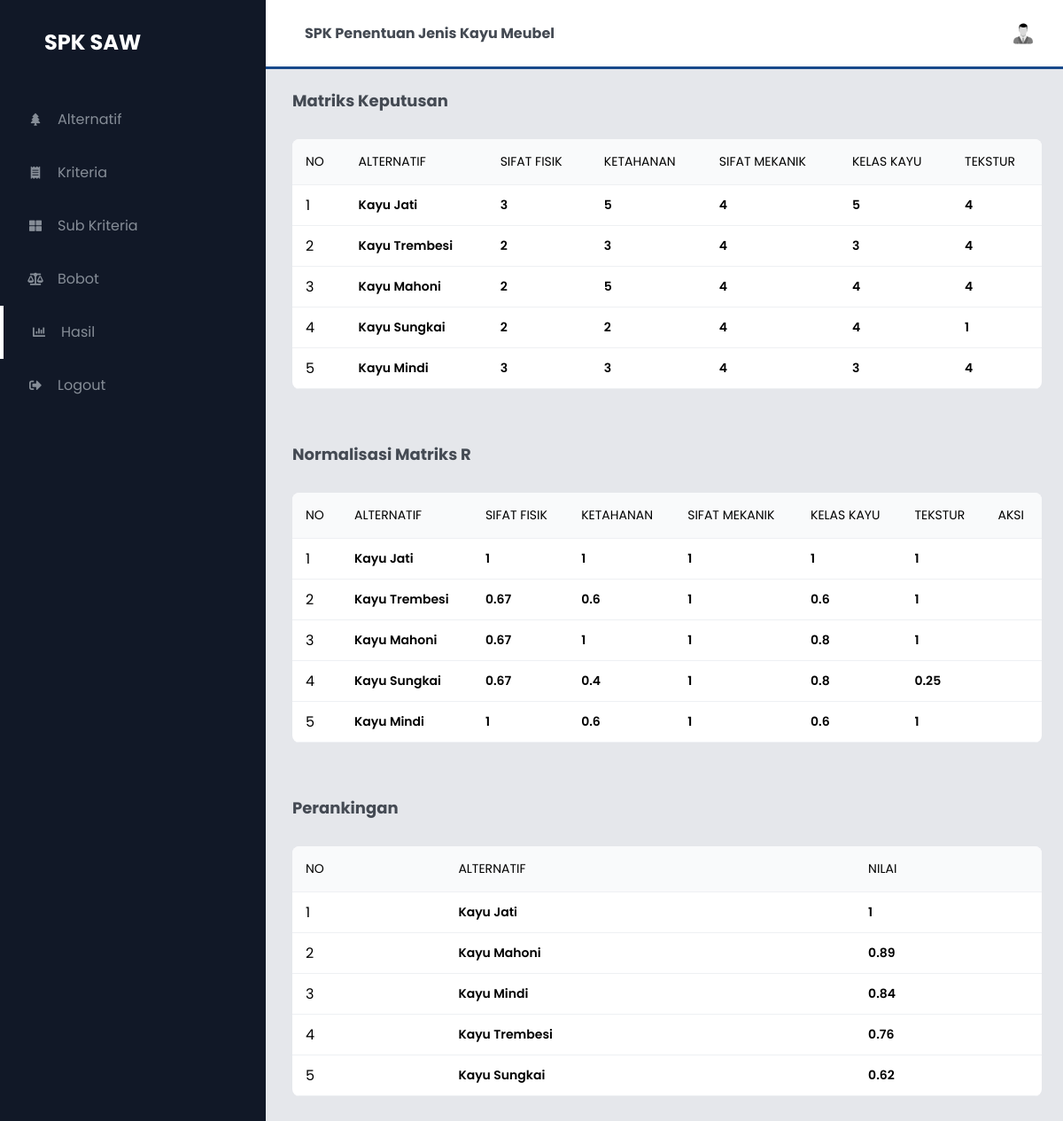
Page /hasil.php (signed in) on the committed database.
### tables this page shows
CREATE TABLE `bobot` (
  `id_bobot` int(11) NOT NULL,
  `alternatif` varchar(100) NOT NULL,
  `sifat_fisik` int(11) NOT NULL,
  `ketahanan` int(11) NOT NULL,
  `sifat_mekanik` int(11) NOT NULL,
  `kelas_kayu` int(11) NOT NULL,
  `tekstur` int(11) NOT NULL
);

CREATE TABLE `ranking` (
  `id_perangkingan` int(11) NOT NULL,
  `alternatif` varchar(100) NOT NULL,
  `nilai` float NOT NULL
);

### hasil.php (the view, shortened to what this page needs)
<?php include 'components/head.php'; ?>
<body>
<?php include 'components/sidebar.php'; ?>
    <section id="interface">
<?php include 'components/navbar.php'; ?>
        <h3 class="judul-hasil">
            Matriks Keputusan
        </h3>
        <div class="board">
            <table width="100%">
                <thead>
                    <tr>
                        <td>No</td>
                        <td>Alternatif</td>
                        <td>Sifat Fisik</td>
                        <td>Ketahanan</td>
                        <td>Sifat Mekanik</td>
                        <td>Kelas Kayu</td>
                        <td>Tekstur</td>
                    </tr>
                </thead>
                <tbody>
                    <?php
                        $query="SELECT * FROM bobot";
                        $execute = $conn->query($query);
                        if ($execute->num_rows > 0){
                            $no=1;
                            while($data=$execute->fetch_array(MYSQLI_ASSOC)){
                                echo"
                                <tr>
                                    <td>$no</td>
                                    <td><h5>$data[alternatif]</h5></td>
                                    <td><h5>$data[sifat_fisik]</h5></td>
                                    <td><h5>$data[ketahanan]</h5></td>
                                    <td><h5>$data[sifat_mekanik]</h5></td>
                                    <td><h5>$data[kelas_kayu]</h5></td>
                                    <td><h5>$data[tekstur]</h5></td>
                                </tr>";
                                $no++;
                            }
                        }else{
                            echo "<tr><td  class='text-center text-green' colspan='4'><b>Kosong</b></td></tr>";
                        }
                    ?>
                </tbody>
            </table>
        </div>
        <h3 class="judul-hasil-2">
            Normalisasi Matriks R
        </h3>
        <div class="board">
            <table width="100%">
                <thead>
                    <tr>
                        <td>No</td>
                        <td>Alternatif</td>
                        <td>Sifat Fisik</td>
                        <td>Ketahanan</td>
                        <td>Sifat Mekanik</td>
                        <td>Kelas Kayu</td>
                        <td>Tekstur</td>
                        <td>Aksi</td>
                    </tr>
                </thead>
                <tbody>
                <?php
                    $sql = "SELECT*FROM bobot";
                    $hasil = $conn->query($sql);
                    $rows = $hasil->num_rows;
                    if ($rows > 0) {
                        $b = 0;
                        $C2 = '';
                        $C3 = '';
                        $C4 = '';
                        $C5 = '';
                        $C6 = '';
                        $sql = "SELECT*FROM bobot ORDER BY sifat_fisik DESC";
                        $hasil = $conn->query($sql);
                        $row = $hasil->fetch_row();
                        $C2 = $row[2];
                        $sql = "SELECT*FROM bobot ORDER BY ketahanan DESC";
                        $hasil = $conn->query($sql);
                        $row = $hasil->fetch_row();
                        $C3 = $row[3];
                        $sql = "SELECT*FROM bobot ORDER BY sifat_mekanik DESC";
                        $hasil = $conn->query($sql);
                        $row = $hasil->fetch_row();
                        $C4 = $row[4];
                        $sql = "SELECT*FROM bobot ORDER BY kelas_kayu DESC";
                        $hasil = $conn->query($sql);
                        $row = $hasil->fetch_row();
                        $C5 = $row[5];
                        $sql = "SELECT*FROM bobot ORDER BY tekstur DESC";
                        $hasil = $conn->query($sql);
                        $row = $hasil->fetch_row();
                        $C6 = $row[6];
                    } else {
                        echo "<tr>
                            <td>Data Tidak Ada</td>
                        <tr>";
                    }
                    $sql = "SELECT*FROM bobot";
                    $hasil = $conn->query($sql);
                    $rows = $hasil->num_rows;
                    if ($rows > 0) {
                        while ($row = $hasil->fetch_row()) {
                    ?>
                            <tr id='data'>
                                <td><?php echo $b = $b + 1; ?></td>
                                <td><h5><?= $row[1] ?></h5></td>
                                <td><h5><?= round($row[2] / $C2, 2) ?></h5></td>
                                <td><h5><?= round($row[3] / $C3, 2) ?></h5></td>
                                <td><h5><?= round($row[4] / $C4, 2) ?></h5></td>
                                <td><h5><?= round($row[5] / $C5, 2) ?></h5></td>
                                <td><h5><?= round($row[6] / $C6, 2) ?></h5></td>
                            </tr>
                    <?php }
                    }  ?>
                </tbody>
            </table>
        </div>
        <h3 class="judul-hasil-2">
            Perankingan
        </h3>
        <div class="board">
            <table width="100%">
                <thead>
                    <tr>
                        <td>No</td>
                        <td>Alternatif</td>
                        <td>Nilai</td>
                    </tr>
                </thead>
                <tbody>
                    <?php
                        $sql = "SELECT*FROM ranking ORDER BY nilai DESC";
                        $execute = $conn->query($sql);
                        if ($execute->num_rows > 0){
                            $no=1;
                            while($data=$execute->fetch_array(MYSQLI_ASSOC)){
                                echo"
                                <tr>
                                    <td>$no</td>
                                    <td><h5>$data[alternatif]</h5></td>
                                    <td><h5>$data[nilai]</h5></td>
                                </tr>";
                                $no++;
                            }
                        }else{
                            echo "<tr><td  class='text-center text-green' colspan='4'><b>Kosong</b></td></tr>";
                        }
                    ?>
                </tbody>
            </table>
        </div>
    </section>
</body>
</html>

### components/head.php (shortened to what this page needs)
<!DOCTYPE html>
<html lang="en">
<head>
    <link rel="stylesheet" href="../assets/css/style.css">
    <link rel="stylesheet" href="../assets/fontawesome/css/all.min.css">
</head>

### components/sidebar.php (shortened to what this page needs)
<?php
$activePage = basename($_SERVER['PHP_SELF'], ".php");
?>
<section id="menu">
    <div class="logo">
        <a href="alternatif.php">
            <h2>SPK SAW</h2>
        </a>
    </div>
    <div class="items">
            <li class="<?= ($activePage == 'alternatif' || $activePage == 'alternatif_ubah' || $activePage == 'index') ? 'on-active':''; ?>"><i class="fas fa-tree"></i><a href="alternatif.php">Alternatif</a></li>
            <li class="<?= ($activePage == 'kriteria' || $activePage == 'kriteria_tambah' || $activePage == 'kriteria_ubah') ? 'on-active':''; ?>"><i class="fas fa-receipt"></i><a href="kriteria.php">Kriteria</a></li>
            <li class="<?= ($activePage == 'subkriteria' || $activePage == 'subkriteria_tambah' || $activePage == 'subkriteria_ubah') ? 'on-active':''; ?>"><i class="fas fa-th-large"></i><a href="subkriteria.php">Sub Kriteria</a></li>
            <li class="<?= ($activePage == 'bobot' || $activePage == 'bobot_tambah') ? 'on-active':''; ?>"><i class="fas fa-balance-scale"></i><a href="bobot.php">Bobot</a></li>
            <li class="<?= ($activePage == 'hasil') ? 'on-active':''; ?>"><i class="fas fa-chart-bar"></i><a href="hasil.php">Hasil</a></li>
            <li><i class="fas fa-sign-out-alt"></i><a href="logout.php">Logout</a></li>
    </div>
</section>

### components/navbar.php (shortened to what this page needs)
<div class="navigation">
    <div class="n1">
        <div class="title">
            <h4>SPK Penentuan Jenis Kayu Meubel</h4>
        </div>
    </div>
    <div class="profile">
        <img src="assets/img/default.jpg" alt="">
    </div>
</div>

### assets/css/style.css (style rules this page uses)
* { margin: 0; padding: 0; box-sizing: border-box; font-family: 'Poppins', sans-serif; }
body { width: 100%; background: #E5E7EB; position: relative; display: flex; }
a { text-decoration: none; }
#menu { background: #111827; width: 300px; height: 100%; position: fixed; top: 0; left: 0; }
#menu .logo { display: flex; align-items: center; color: #fff; padding: 30px 0 0 50px; }
#menu .logo a { color: #fff; display: flex; }
#menu .items { margin-top: 40px; }
#menu .items li { list-style: none; padding: 15px 0; transition: 0.3s ease; }
.on-active { border-left: 4px solid #fff; }
#menu .items li i { color: rgb(134, 141, 151); width: 30px; height: 30px; line-height: 30px; text-align: center; font-size: 14px; margin: 0 10px 0 25px; }
#menu .items li a { color: rgb(134, 141, 151); font-weight: 300px; transition: 0.3s ease; }
#interface { width: calc(100% - 300px); margin-left: 300px; position: relative; }
#interface .navigation { width: calc(100% - 300px); display: flex; align-items: center; justify-content: space-between; background: #fff; padding: 15px 30px; border-bottom: 3px solid #184a8b; position: fixed; }
#interface .navigation .title { display: flex; justify-content: flex-start; align-items: center; padding: 10px 14px; color: #444a53; }
#interface .navigation .profile { display: flex; justify-content: flex-start; align-items: center; }
#interface .navigation .profile img { width: 30px; height: 30px; object-fit: cover; border-radius: 50%; }
.n1 { display: flex; justify-content: flex-start; align-items: center; }
.judul-hasil { color: #444a53; padding: 30px 30px 0 30px; font-size: 18px; font-weight: 700; margin-top: 70px; }
.judul-hasil-2 { color: #444a53; padding: 30px 30px 0 30px; font-size: 18px; font-weight: 700; margin-top: 20px; }
.board { width: 94%; margin: 30px 0 30px 30px; overflow: auto; background: #fff; border-radius: 8px; }
.board h5 { font-weight: 600; font-size: 14px; }
table { border-collapse: collapse; }
tr { border-bottom: 1px solid #eef0f3; }
thead td { font-size: 14px; text-transform: uppercase; font-weight: 400; background: #f9fafb; text-align: start; padding: 15px; }
tbody tr td { padding: 10px 15px; }

### rows in the picture
bobot: alternatif "Kayu Jati", sifat_fisik "3", ketahanan "5", sifat_mekanik "4", kelas_kayu "5", tekstur "4", $row[2]/$C2 "1", $row[3]/$C3 "1", $row[4]/$C4 "1", $row[5]/$C5 "1", $row[6]/$C6 "1"
bobot: alternatif "Kayu Trembesi", sifat_fisik "2", ketahanan "3", sifat_mekanik "4", kelas_kayu "3", tekstur "4", b "2", C2 "0.67", C3 "0.6", C4 "1", C5 "0.6", C6 "1"
bobot: alternatif "Kayu Mahoni", sifat_fisik "2", ketahanan "5", sifat_mekanik "4", kelas_kayu "4", tekstur "4", b "3", C2 "0.67", C3 "1", C4 "1", C5 "0.8", C6 "1"
bobot: alternatif "Kayu Sungkai", sifat_fisik "2", ketahanan "2", sifat_mekanik "4", kelas_kayu "4", tekstur "1", b "4", C2 "0.67", C3 "0.4", C4 "1", C5 "0.8", C6 "0.25"
bobot: alternatif "Kayu Mindi", sifat_fisik "3", ketahanan "3", sifat_mekanik "4", kelas_kayu "3", tekstur "4", b "5", C2 "1", C3 "0.6", C4 "1", C5 "0.6", C6 "1"
ranking: alternatif "Kayu Jati", nilai "1"
ranking: alternatif "Kayu Mahoni", nilai "0.89"
ranking: alternatif "Kayu Mindi", nilai "0.84"
ranking: alternatif "Kayu Trembesi", nilai "0.76"
ranking: alternatif "Kayu Sungkai", nilai "0.62"
